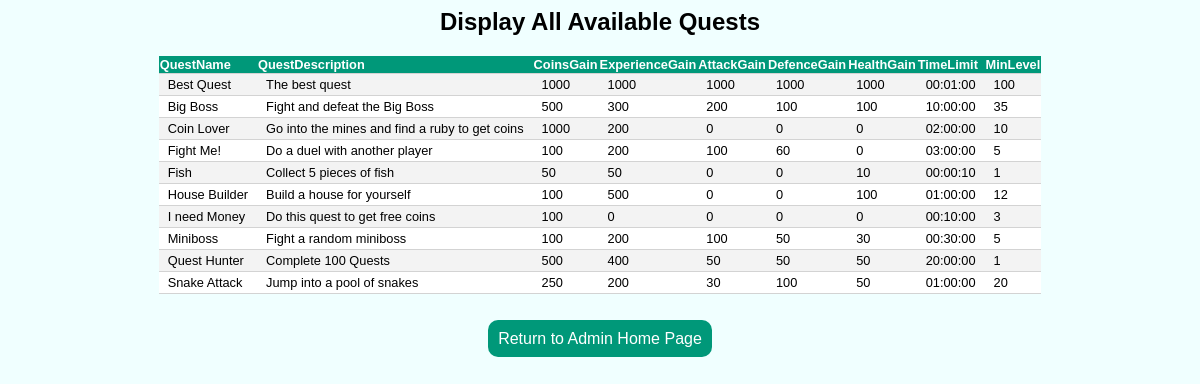
Screenshot of /displayQuests.php with the database file from the repository.
### tables this page shows
CREATE TABLE QUEST
(
	QuestName				CHAR(30) NOT NULL UNIQUE,
	QuestDescription		TEXT NOT NULL,
	CoinsGain				INTEGER NOT NULL DEFAULT 0,
	ExperienceGain			INTEGER NOT NULL DEFAULT 0,
    AttackGain				INTEGER NOT NULL DEFAULT 0,
	DefenceGain				INTEGER NOT NULL DEFAULT 0,
	HealthGain				INTEGER NOT NULL DEFAULT 0,
	TimeLimit				TIME DEFAULT "01:00:00.0000000",
	MinLevel				INTEGER DEFAULT 1,
    INDEX quest_name (QuestName),
    PRIMARY KEY (QuestName)
);

### www/displayQuests.php (the view, shortened to what this page needs)
<html>
<head>
<link rel="stylesheet" href="tables.css">
<link rel="stylesheet" href="adminPages.css">
</head>
<body class="displayPage">
<h2>Display All Available Quests</h2>
<?php
	require "guildQuestConfig.php";
	$mysqli = new mysqli($host, $user, $password, $dbname, $port);
	$stmt = $mysqli->prepare("SELECT * FROM QUEST");
	$stmt->execute();
	$result = $stmt->get_result();
?>
<table class="displayTable">
<tr>
<?php
        while($head = $result->fetch_field())
        {
                echo "<TH>";
                echo "$head->name";
                echo "</TH>";
        }
        echo "</TR>";
	if ($result)
	{
		while($row=$result->fetch_row())
		{
			echo "<tr>";
			for($i = 0; $i < $result->field_count; $i++)
			{
				echo "<td> $row[$i] </td>";
			}
			echo "</tr>";
		}
	}
?>
</table>
<br>
<br>
<a href = adminHome.php id="returnButton">Return to Admin Home Page</a>
<br>
<br>
</body>
</html>

### www/tables.css (style rules this page uses)
.displayTable { border-collapse:collapse; margin-left: auto; margin-right: auto; font-size: 0.8em; font-family: Monaco, Helvetica, sans-serif; min-width: 400px; }
.displayTable th { background-color: #009879; color: white; text-align:left; }
.displayTable tr { padding: 7px 9px; border-bottom: 1px solid lightgrey; background-color: white; }
.displayTable tr:nth-of-type(even) { background-color: #f3f3f3; }
.displayTable td { padding: 3px 9px; }
#returnButton { color: white; background-color: #009879; padding: 10px; text-decoration:none; border-radius: 10px; }

### www/adminPages.css (style rules this page uses)
.displayPage { font-family: monaco, Helvetica, sans-serif; background-color: Azure; text-align: center; }
#returnButton { color: white; background-color: #009879; padding: 10px; text-decoration:none; border-radius: 10px; }

### rows the page displays
quest: QuestName "Best Quest", QuestDescription "The best quest", CoinsGain "1000", ExperienceGain "1000", AttackGain "1000", DefenceGain "1000", HealthGain "1000", TimeLimit "00:01:00", MinLevel "100"
quest: QuestName "Big Boss", QuestDescription "Fight and defeat the Big Boss", CoinsGain "500", ExperienceGain "300", AttackGain "200", DefenceGain "100", HealthGain "100", TimeLimit "10:00:00", MinLevel "35"
quest: QuestName "Coin Lover", QuestDescription "Go into the mines and find a ruby to get coins", CoinsGain "1000", ExperienceGain "200", AttackGain "0", DefenceGain "0", HealthGain "0", TimeLimit "02:00:00", MinLevel "10"
quest: QuestName "Fight Me!", QuestDescription "Do a duel with another player", CoinsGain "100", ExperienceGain "200", AttackGain "100", DefenceGain "60", HealthGain "0", TimeLimit "03:00:00", MinLevel "5"
quest: QuestName "Fish", QuestDescription "Collect 5 pieces of fish", CoinsGain "50", ExperienceGain "50", AttackGain "0", DefenceGain "0", HealthGain "10", TimeLimit "00:00:10", MinLevel "1"
quest: QuestName "House Builder", QuestDescription "Build a house for yourself", CoinsGain "100", ExperienceGain "500", AttackGain "0", DefenceGain "0", HealthGain "100", TimeLimit "01:00:00", MinLevel "12"
quest: QuestName "I need Money", QuestDescription "Do this quest to get free coins", CoinsGain "100", ExperienceGain "0", AttackGain "0", DefenceGain "0", HealthGain "0", TimeLimit "00:10:00", MinLevel "3"
quest: QuestName "Miniboss", QuestDescription "Fight a random miniboss", CoinsGain "100", ExperienceGain "200", AttackGain "100", DefenceGain "50", HealthGain "30", TimeLimit "00:30:00", MinLevel "5"
quest: QuestName "Quest Hunter", QuestDescription "Complete 100 Quests", CoinsGain "500", ExperienceGain "400", AttackGain "50", DefenceGain "50", HealthGain "50", TimeLimit "20:00:00", MinLevel "1"
quest: QuestName "Snake Attack", QuestDescription "Jump into a pool of snakes", CoinsGain "250", ExperienceGain "200", AttackGain "30", DefenceGain "100", HealthGain "50", TimeLimit "01:00:00", MinLevel "20"

### other values shown
$head->name "QuestName"
$head->name "QuestDescription"
$head->name "CoinsGain"
$head->name "ExperienceGain"
$head->name "AttackGain"
$head->name "DefenceGain"
$head->name "HealthGain"
$head->name "TimeLimit"
$head->name "MinLevel"
